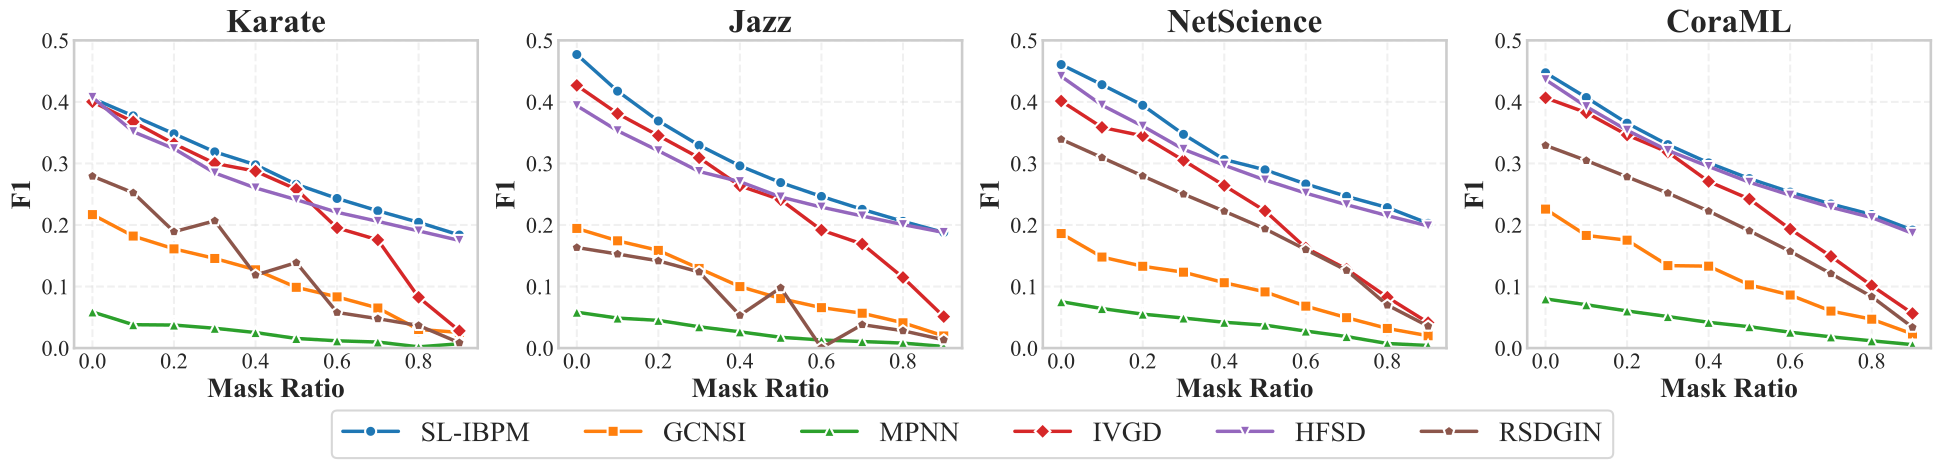

Write the Python code that produced this figure.
import pandas as pd
import matplotlib.pyplot as plt
from util_figure import set_global_style, get_style_scheme, save_figure


def plot_partial():
    set_global_style()

    # === 读取 baselines 数据 ===
    baselines = pd.read_csv(
        "../result/baseline_mask/all_baselines_SIR_mask_summary.csv"
    )

    # === 读取 SL-IBPM 各数据集 robustness 数据 ===
    slibpm_files = {
        "karate": "../result/mask_robustness/karate_SIR_mask_robustness.csv",
        "jazz": "../result/mask_robustness/jazz_SIR_mask_robustness.csv",
        "net_science": "../result/mask_robustness/net_science_SIR_mask_robustness.csv",
        "cora_ml": "../result/mask_robustness/cora_ml_SIR_mask_robustness.csv",
    }
    slibpm_data = {k: pd.read_csv(v) for k, v in slibpm_files.items()}

    mask = [0, 0.1, 0.2, 0.3, 0.4, 0.5, 0.6, 0.7, 0.8, 0.9]
    methods = ["SL-IBPM", "GCNSI", "MPNN", "IVGD", "HFSD", "RSDGIN"]
    datasets_key = ["karate", "jazz", "net_science", "cora_ml"]
    datasets = ["Karate", "Jazz", "NetScience", "CoraML"]

    # 方法 -> baselines csv 中的列前缀
    baseline_prefix = {
        "GCNSI": "gcnsi",
        "MPNN": "mpnn",
        "IVGD": "ivgd",
        "HFSD": "hfsd",
        "RSDGIN": "rdgin",
    }

    def get_method_f1(method, dkey):
        """返回 f1_array 长度=len(mask)"""
        if method == "SL-IBPM":
            df = slibpm_data[dkey].sort_values("mask_ratio")
            return df["f1_mean"].to_numpy()
        else:
            sub = baselines[baselines["dataset"] == dkey].sort_values("mask_ratio")
            p = baseline_prefix[method]
            return sub[f"{p}_f1"].to_numpy()

    # === 样式 ===
    palette, markers, _ = get_style_scheme(len(methods), "line")
    styles = {
        method: {
            "color": palette[i],
            "marker": markers[i],
            "linewidth": 2.5,
            "markersize": 8,
            "markeredgewidth": 1.5,
            "markeredgecolor": "white",
        }
        for i, method in enumerate(methods)
    }

    fig, axes = plt.subplots(1, 4, figsize=(24, 4))

    handles_collected, labels_collected = [], []

    for idx, ax in enumerate(axes):
        dkey = datasets_key[idx]

        for method in methods:
            f1_vals = get_method_f1(method, dkey)

            (l1,) = ax.plot(
                mask,
                f1_vals,
                linestyle="-",
                **styles[method],
            )

            if idx == 0:
                handles_collected.append(l1)
                labels_collected.append(method)

        ax.set_title(f"{datasets[idx]}", fontweight="bold")
        ax.set_xlabel("Mask Ratio", fontweight="bold")
        ax.set_ylabel("F1", fontweight="bold")
        ax.set_ylim(0.0, 0.5)
        ax.grid(alpha=0.3, linestyle="--")
        ax.minorticks_on()

    # 统一图例（仅方法）
    fig.legend(
        handles_collected,
        labels_collected,
        loc="lower center",
        ncol=6,
        frameon=True,
        framealpha=0.9,
        edgecolor="lightgray",
        bbox_to_anchor=(0.5, -0.2),
    )

    save_figure("partial.pdf")


if __name__ == "__main__":
    plot_partial()
